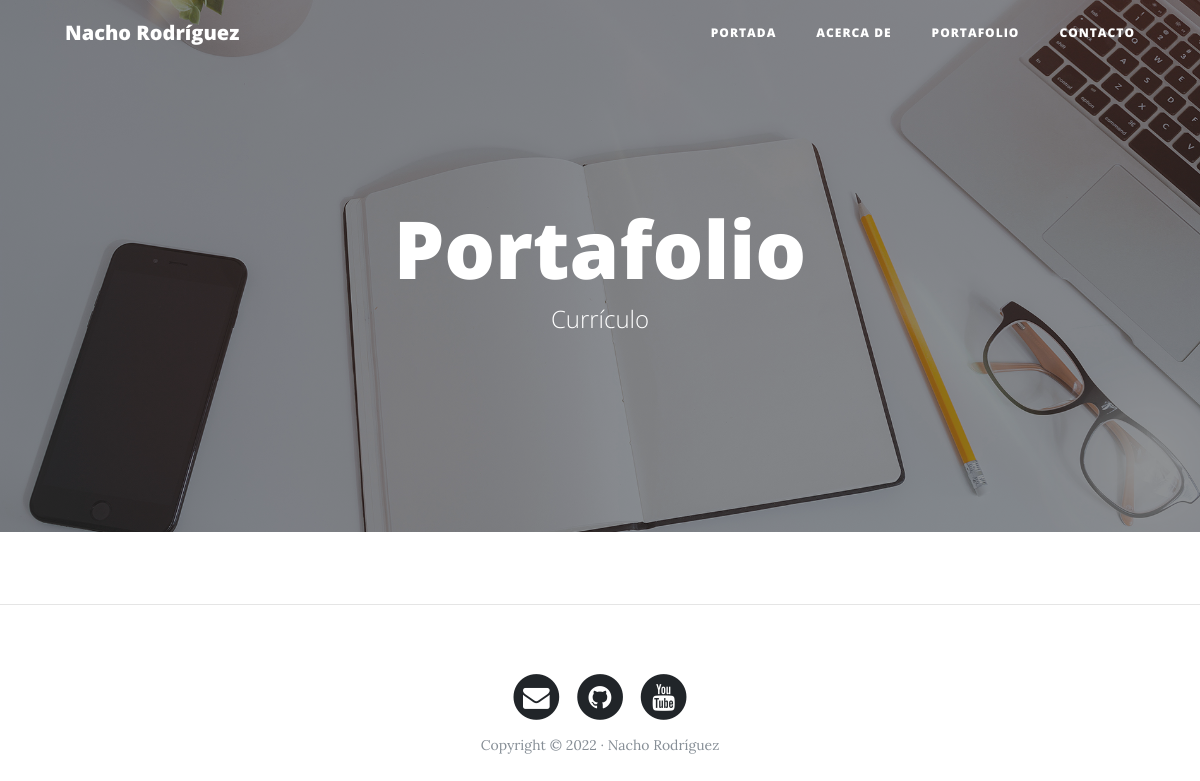
Page /portafolio on the earlier database version.
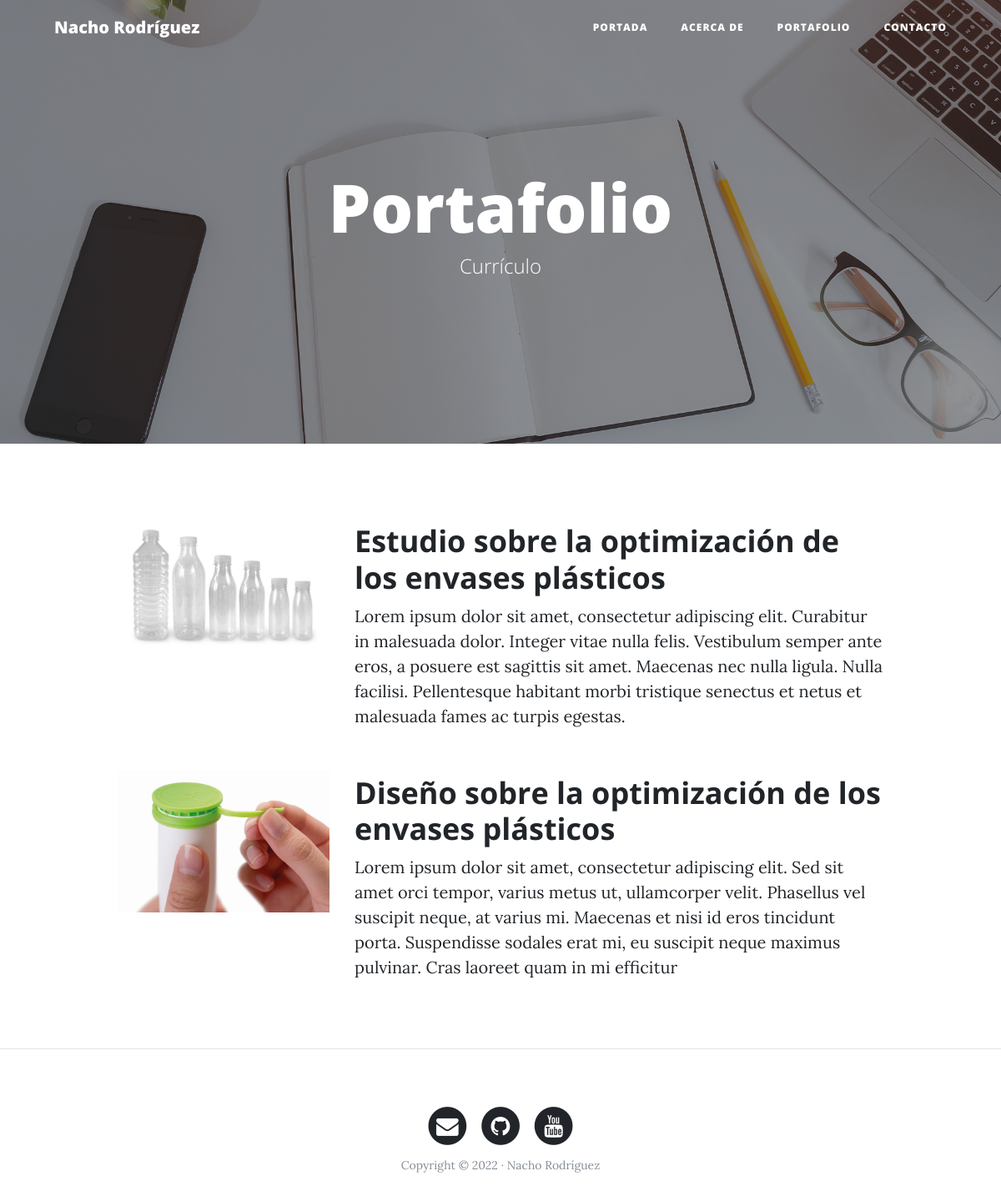
Same page on the later database version.
### portfolio/models.py (models this page shows, shortened)
class Project (models.Model):
    title = models.CharField(max_length=200, verbose_name="Título")
    description = models.TextField(verbose_name="Descripción")
    image = models.ImageField(verbose_name="Imagen", upload_to="pojects")
    created = models.DateTimeField(
        auto_now_add=True, verbose_name="fecha de creación")
    updated = models.DateTimeField(
        auto_now=True, verbose_name="fecha de edición")
    class Meta:
        verbose_name = "proyecto"
        verbose_name_plural = "proyectos"
        ordering = ["-created"]

### portfolio/views.py (the view)
# urls.py: path('portafolio', portfolio_views.portafolio, name="portafolio"),
def portafolio(request):
    projects = Project.objects.all()
    return render(request, "portfolio/portfolio.html", {'projects': projects})

### portfolio/templates/portfolio/portfolio.html (shortened to what this page needs)
{% extends 'core/base.html' %}
{% block background %}{% load static %}{% static 'core/img/portfolio-bg.jpg' %}{% endblock %}
{% block headers %}
    <h1>Portafolio</h1>
    <span class="subheading">Currículo</span>
{% endblock %}
{%block content%}
    <div class="container">
    {% for project in projects %}
        <div class="row project">
            <div class="col-lg-3 col-md-4 offset-lg-1">
                <img class="img-fluid" src="{{project.image.url}}" alt="first project">
            </div>
            <div class="col-lg-7 col-md-8">
                <h2 class="section-heading title">{{project.title}}</h2>
            <p>{{project.description}}</p>
            </div>
        </div>
    {% endfor %}
    </div>
    <hr>
{%endblock%}

### core/templates/core/base.html (shortened to what this page needs)
<!DOCTYPE html>
<html lang="es">
  <head>
    {% load static %}
    <link href="{% static 'core/vendor/bootstrap/css/bootstrap.min.css' %}" rel="stylesheet">
    <link href="{% static 'core/vendor/font-awesome/css/font-awesome.min.css' %}" rel="stylesheet" type="text/css">
    <link href="{% static 'core/css/clean-blog.min.css' %}" rel="stylesheet">
  </head>
  <body>
    <nav class="navbar navbar-expand-lg navbar-light fixed-top" id="mainNav">
      <div class="container">
        <a class="navbar-brand" href="{% url 'home' %}">Nacho Rodríguez</a>
        <div class="collapse navbar-collapse" id="navbarResponsive">
          <ul class="navbar-nav ml-auto">
            <li class="nav-item">
              <a class="nav-link" href="{% url 'home' %}">Portada</a>
            </li>
            <li class="nav-item">
              <a class="nav-link" href="{% url 'about' %}">Acerca de</a>
            </li>
            <li class="nav-item">
              <a class="nav-link" href="{% url 'portafolio' %}">Portafolio</a>
            </li>
            <li class="nav-item">
              <a class="nav-link" href="{% url 'contact' %}">Contacto</a>
            </li>
          </ul>
        </div>
      </div>
    </nav>
    <header class="masthead" style="background-image: url('{% block background %}{% endblock %}')">
      <div class="overlay"></div>
      <div class="container">
        <div class="row">
          <div class="col-lg-8 col-md-10 mx-auto">
            <div class="site-heading">
              {% block headers %}{% endblock %}
            </div>
          </div>
        </div>
      </div>
    </header>
    {%block content%} {%endblock%}
    <footer>
      <div class="container">
        <div class="row">
          <div class="col-lg-8 col-md-10 mx-auto">
            <ul class="list-inline text-center">
              <li class="list-inline-item">
                <a href="#">
                  <span class="fa-stack fa-lg">
                    <i class="fa fa-circle fa-stack-2x"></i>
                    <i class="fa fa-envelope fa-stack-1x fa-inverse"></i>
                  </span>
                </a>
              </li>
              <li class="list-inline-item">
                <a href="#">
                  <span class="fa-stack fa-lg">
                    <i class="fa fa-circle fa-stack-2x"></i>
                    <i class="fa fa-github fa-stack-1x fa-inverse"></i>
                  </span>
                </a>
              </li>
              <li class="list-inline-item">
                <a href="#">
                  <span class="fa-stack fa-lg">
                    <i class="fa fa-circle fa-stack-2x"></i>
                    <i class="fa fa-youtube fa-stack-1x fa-inverse"></i>
                  </span>
                </a>
              </li>
            </ul>
            <p class="copyright text-muted">Copyright &copy; 2022 · Nacho Rodríguez </p>
          </div>
        </div>
      </div>
    </footer>
  </body>
</html>

Differences in the rows shown:
added Project: image (picture), title "Estudio sobre la optimización de los envases plásticos", description "Lorem ipsum dolor sit amet, consectetur adipiscing elit. Curabitur in malesuada dolor. Integer vitae nulla felis. Vestibulum semper ante eros, a posuere est sagittis sit amet. Maecenas nec nulla ligula. Nulla facilisi. Pellentesque habitant morbi tristique senectus et netus et malesuada fames ac turpis egestas."
added Project: image (picture), title "Diseño sobre la optimización de los envases plásticos", description "Lorem ipsum dolor sit amet, consectetur adipiscing elit. Sed sit amet orci tempor, varius metus ut, ullamcorper velit. Phasellus vel suscipit neque, at varius mi. Maecenas et nisi id eros tincidunt porta. Suspendisse sodales erat mi, eu suscipit neque maximus pulvinar. Cras laoreet quam in mi efficitur"
